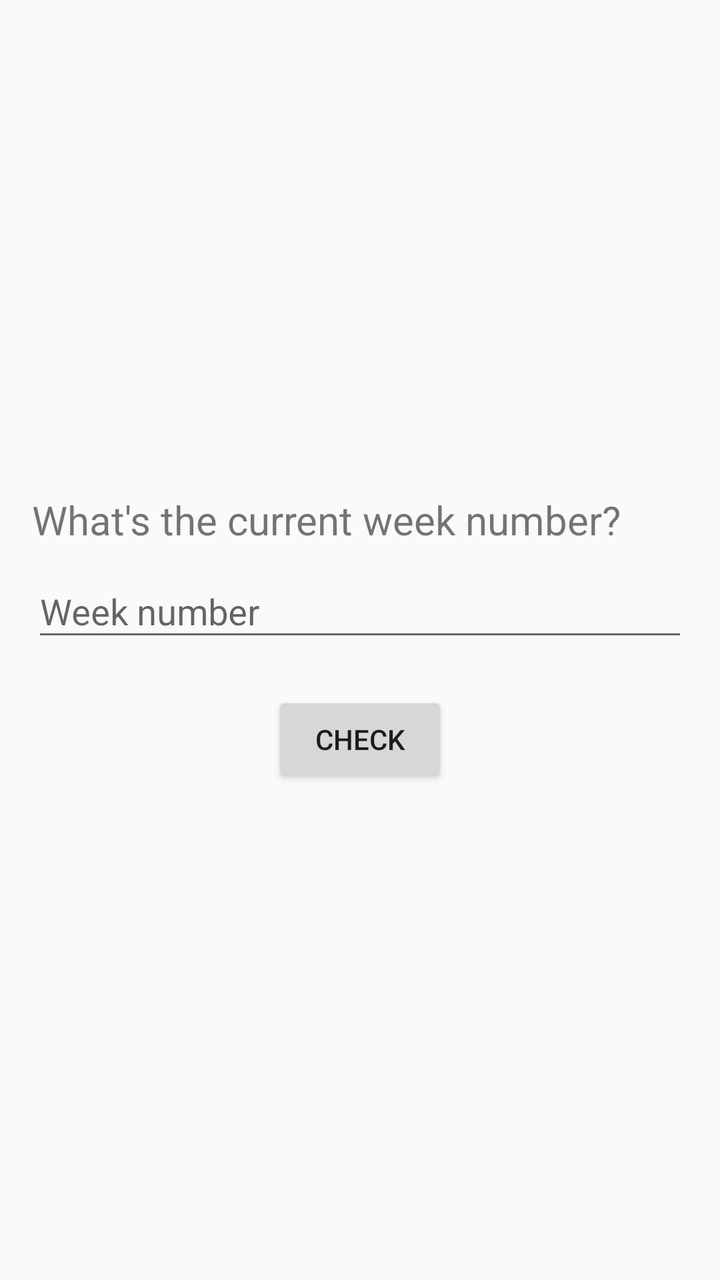
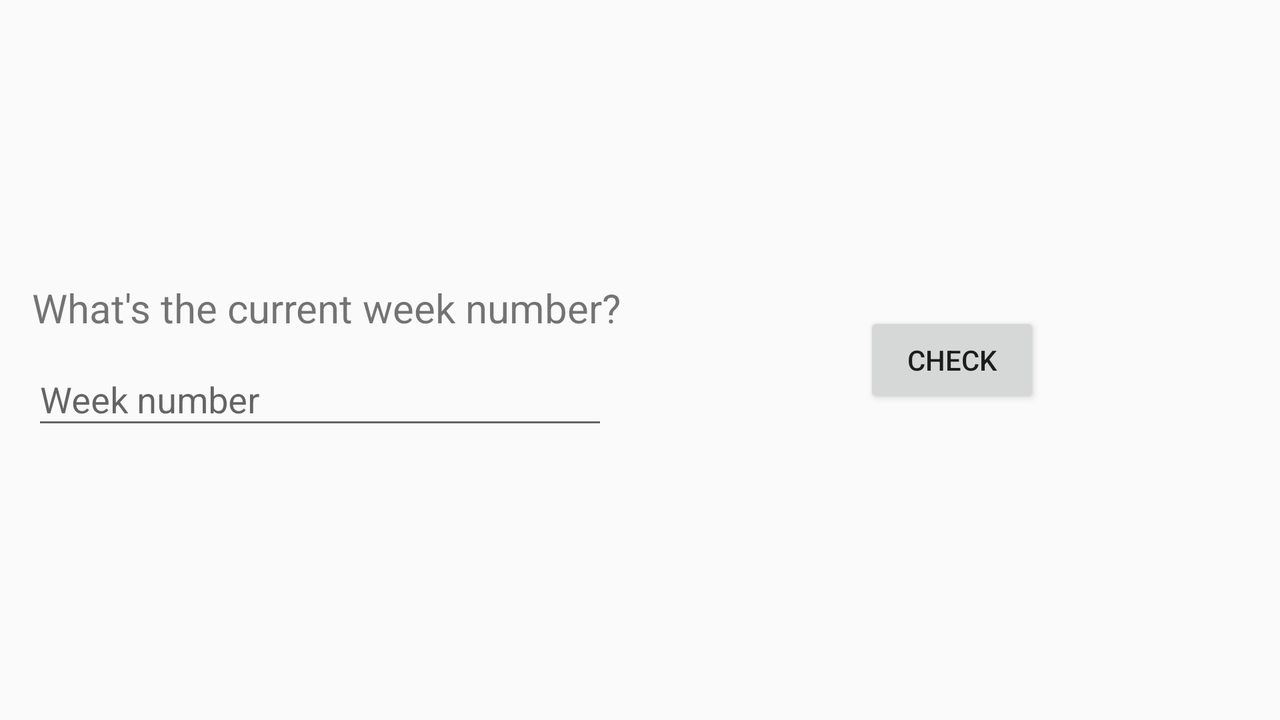

Compare how this app lays out the same screen by default and in its alternative resource folder. The renders come first, then the two layout files and the values they reference.
<!-- AndroidManifest.xml: application theme AppTheme -->
<!-- res/layout/activity_main.xml -->
<?xml version="1.0" encoding="utf-8"?>
<android.support.constraint.ConstraintLayout
    xmlns:android="http://schemas.android.com/apk/res/android"
    xmlns:app="http://schemas.android.com/apk/res-auto"
    xmlns:tools="http://schemas.android.com/tools"
    android:layout_width="match_parent"
    android:layout_height="match_parent"
    tools:context=".MainActivity">

    <android.support.constraint.ConstraintLayout
        android:layout_width="match_parent"
        android:layout_height="wrap_content"
        app:layout_constraintTop_toTopOf="parent"
        app:layout_constraintBottom_toBottomOf="parent"
        app:layout_constraintStart_toStartOf="parent"
        app:layout_constraintEnd_toEndOf="parent">

        <TextView
            android:id="@+id/question_text"
            style="@style/MainActivityText"
            android:layout_width="0dp"
            android:layout_height="wrap_content"
            android:layout_marginLeft="@dimen/margin_start"
            android:text="@string/main_activity_question_text"
            app:layout_constraintLeft_toLeftOf="parent"
            app:layout_constraintRight_toRightOf="parent"
            app:layout_constraintTop_toTopOf="parent"
            app:layout_constraintBottom_toTopOf="@id/enter_text"/>

        <android.support.design.widget.TextInputLayout
            android:id="@+id/enter_text"
            android:layout_width="match_parent"
            android:layout_height="wrap_content"
            app:layout_constraintStart_toStartOf="parent"
            app:layout_constraintEnd_toEndOf="parent"
            app:layout_constraintTop_toBottomOf="@+id/question_text"
            app:layout_constraintBottom_toTopOf="@id/check_button">

            <AutoCompleteTextView
                android:id="@+id/enter_autocomplete_text"
                android:layout_width="match_parent"
                android:layout_height="wrap_content"
                android:hint="@string/week_number"
                android:layout_marginLeft="@dimen/margin_start"
                android:layout_marginStart="@dimen/margin_start"
                android:layout_marginEnd="@dimen/margin_end"
                android:layout_marginRight="@dimen/margin_end"
                android:layout_marginTop="@dimen/main_activity_elements_margin_top"
                android:inputType="number"
                android:maxLines="1"
                android:singleLine="true"/>

        </android.support.design.widget.TextInputLayout>

        <Button
            android:id="@+id/check_button"
            android:layout_width="wrap_content"
            android:layout_height="wrap_content"
            android:text="@string/main_activity_text_button"
            android:layout_marginTop="@dimen/main_activity_elements_margin_top"
            app:layout_constraintStart_toStartOf="parent"
            app:layout_constraintEnd_toEndOf="parent"
            app:layout_constraintTop_toBottomOf="@id/enter_text"
            app:layout_constraintBottom_toBottomOf="parent"/>

    </android.support.constraint.ConstraintLayout>

</android.support.constraint.ConstraintLayout>
<!-- resources referenced by this layout -->
<resources>
  <dimen name="main_activity_elements_margin_top">20dp</dimen>
  <dimen name="margin_end">16dp</dimen>
  <dimen name="margin_start">16dp</dimen>
  <string name="main_activity_question_text">What\'s the current week number?</string>
  <string name="main_activity_text_button">Check</string>
  <string name="week_number">Week number</string>
  <style name="MainActivityText">
          <item name="android:textSize">20sp</item>
      </style>
  <style name="AppTheme" parent="Theme.AppCompat.Light.DarkActionBar">
          
          <item name="colorPrimary">@color/colorPrimary</item>
          <item name="colorPrimaryDark">@color/colorPrimaryDark</item>
          <item name="colorAccent">@color/colorAccent</item>
      </style>
  <color name="colorPrimary">#0122df</color>
  <color name="colorPrimaryDark">#002593</color>
  <color name="colorAccent">#D81B60</color>
</resources>
<!-- res/layout-land/activity_main.xml (the repository's variant of the layout above) -->
<!-- drawn on the phone turned sideways -->
<?xml version="1.0" encoding="utf-8"?>
<LinearLayout
    xmlns:android="http://schemas.android.com/apk/res/android"
    xmlns:app="http://schemas.android.com/apk/res-auto"
    xmlns:tools="http://schemas.android.com/tools"
    android:layout_width="match_parent"
    android:layout_height="match_parent"
    android:orientation="horizontal"
    tools:context=".MainActivity">

    <LinearLayout
        android:id="@+id/texts_layout"
        android:layout_width="0dp"
        android:layout_height="wrap_content"
        android:orientation="vertical"
        android:layout_weight="1"
        android:layout_gravity="center_vertical">

        <TextView
            android:id="@+id/question_text"
            style="@style/MainActivityText"
            android:layout_width="wrap_content"
            android:layout_height="wrap_content"
            android:layout_marginLeft="@dimen/margin_start"
            android:text="@string/main_activity_question_text"/>

        <android.support.design.widget.TextInputLayout
            android:id="@+id/enter_text"
            android:layout_width="match_parent"
            android:layout_height="wrap_content"
            app:layout_constraintStart_toStartOf="parent"
            app:layout_constraintEnd_toEndOf="parent"
            app:layout_constraintTop_toBottomOf="@+id/question_text"
            app:layout_constraintBottom_toTopOf="@id/check_button">

            <AutoCompleteTextView
                android:id="@+id/enter_autocomplete_text"
                android:layout_width="match_parent"
                android:layout_height="wrap_content"
                android:hint="@string/week_number"
                android:layout_marginLeft="@dimen/margin_start"
                android:layout_marginStart="@dimen/margin_start"
                android:layout_marginEnd="@dimen/margin_end"
                android:layout_marginRight="@dimen/margin_end"
                android:layout_marginTop="@dimen/main_activity_elements_margin_top"
                android:inputType="number"
                android:maxLines="1"
                android:singleLine="true"/>

        </android.support.design.widget.TextInputLayout>

    </LinearLayout>

    <android.support.constraint.ConstraintLayout
        android:layout_width="0dp"
        android:layout_height="wrap_content"
        android:layout_weight="1"
        android:layout_gravity="center">

        <Button
            android:id="@+id/check_button"
            android:layout_width="wrap_content"
            android:layout_height="wrap_content"
            android:layout_marginEnd="8dp"
            android:layout_marginRight="8dp"
            android:text="@string/main_activity_text_button"
            app:layout_constraintStart_toStartOf="parent"
            app:layout_constraintEnd_toEndOf="parent"/>

    </android.support.constraint.ConstraintLayout>

</LinearLayout>
